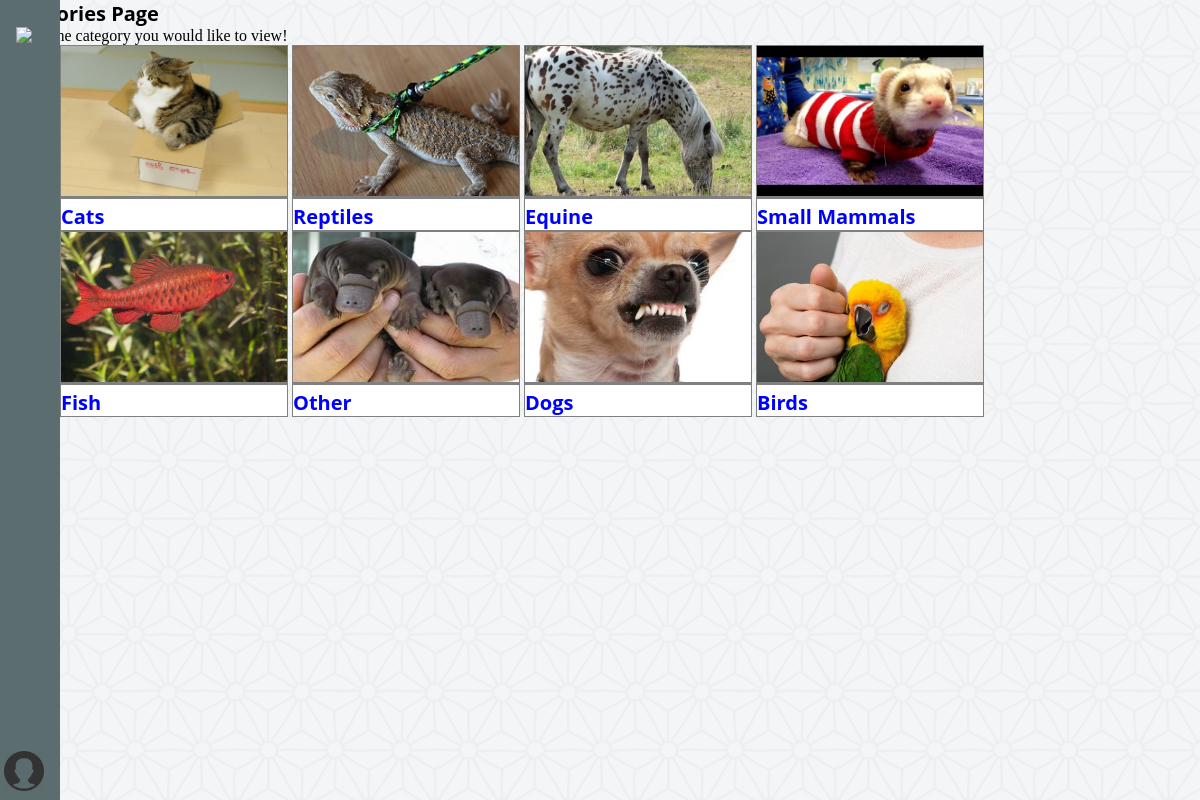
The app's page /gsp/cats/, older data.
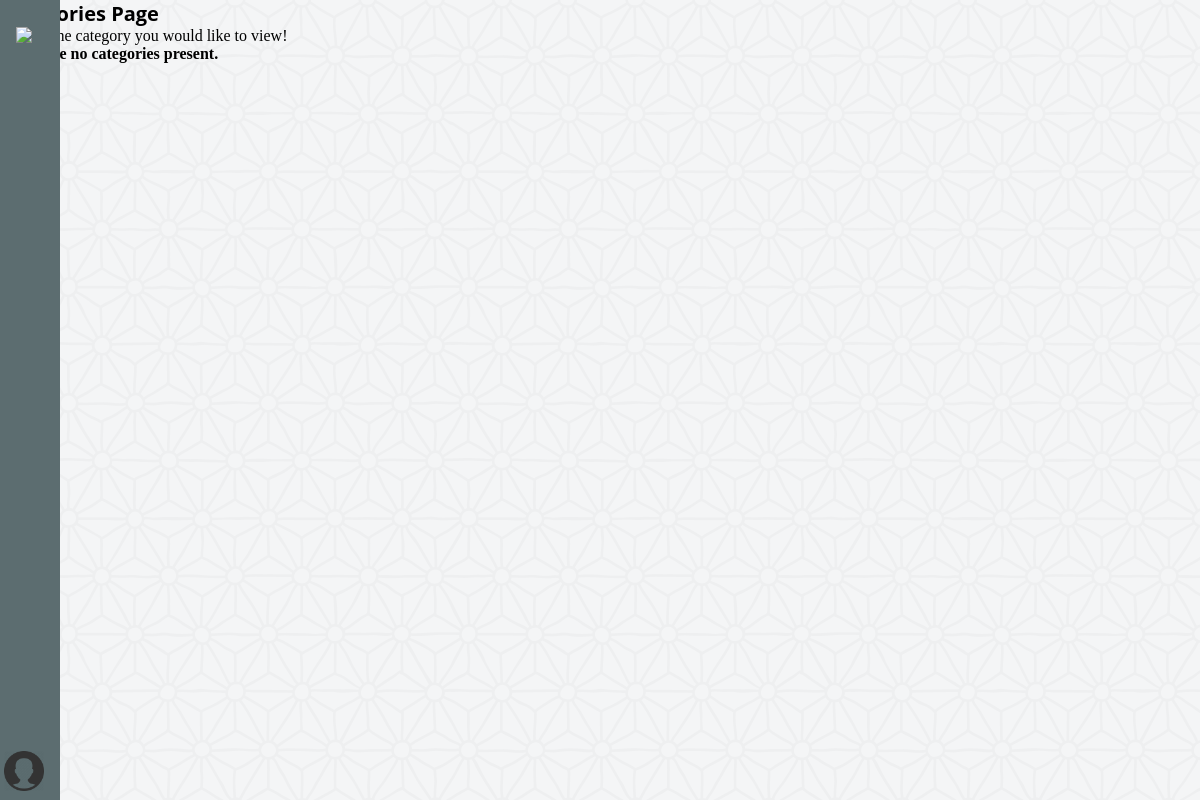
The same page, newer data.
### gsp/models.py (models this page shows, shortened)
class Category(models.Model):
    name = models.CharField(max_length=128, unique=True)
    slug = models.SlugField(unique=True)
    img = models.CharField(max_length=64, unique=True)
    class Meta:
        verbose_name_plural = 'Categories'

### gsp/views.py (the view)
def cats(request):
    category_list = Category.objects.all()
    context_dict = {'categories': category_list}
    return render(request, 'gsp/cats.html', context=context_dict)

### templates/gsp/cats.html (shortened to what this page needs)
<!DOCTYPE html>
{% extends 'gsp/base.html' %}
{% load staticfiles %}
{% block body_block %}
	<h1>Categories Page</h1>
		<div>Choose the category you would like to view!</div>
			{% if categories %}
			<div class = "cardunit">
			{% for category in categories %}
			<div class = "smallcard" id = "myBtn">
				<div class = "smallpet">
					<img src="{{ MEDIA_URL }}{{ category.img }}"
						alt = "Picture of "{{ category.name }}
				</div>
				<h1><a href="/gsp/category/{{ category.slug }}"
					style="color:blue;">{{ category.name }}</h1></a>
				</div>
				</div>
				{% endfor %}
			</div>
			{% else %}
				<strong>There are no categories present.</strong>
			{% endif %}
		</div>
{% endblock %}

Row changes from the older to the newer data that the page shows:
removed Category: img (picture), name "Cats"
removed Category: img (picture), name "Reptiles"
removed Category: img (picture), name "Equine"
removed Category: img (picture), name "Small Mammals"
removed Category: img (picture), name "Fish"
removed Category: img (picture), name "Other"
removed Category: img (picture), name "Dogs"
removed Category: img (picture), name "Birds"
Text that changed along with them:
text now shown: "There are no categories present."
